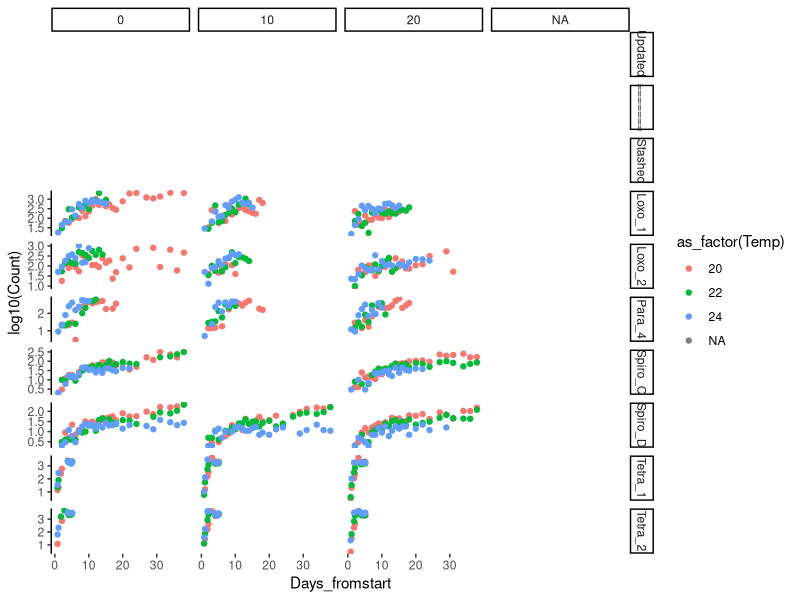
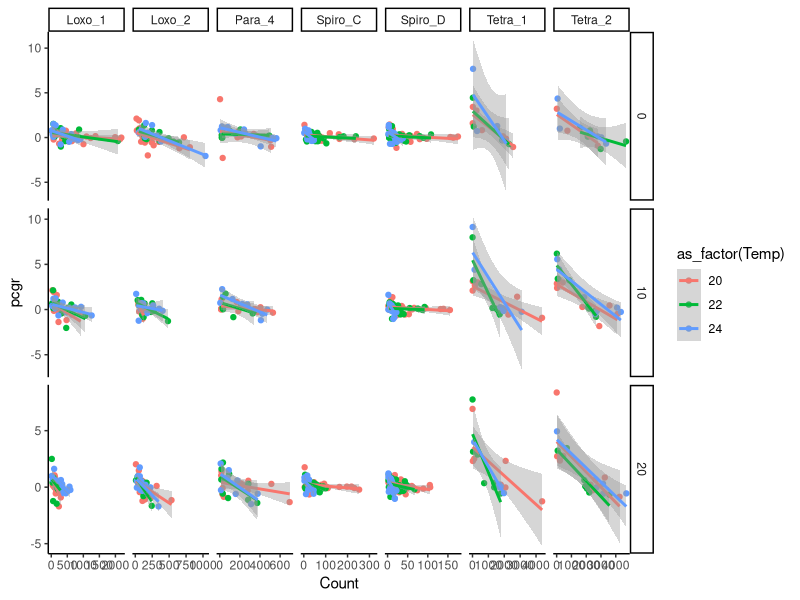
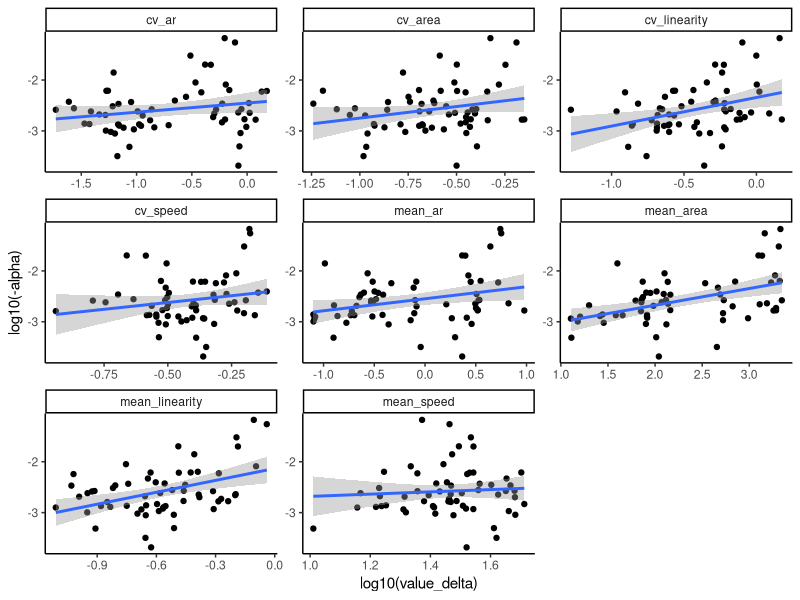

Generate these figures, in order, with R: (Note: this script raises an error after producing the figures.)
library(tidyverse)
library(lubridate)
library(mgcv)
#devtools::install_github("ctkremer/growthTools")
#library(growthTools)

# CILIATES ------
## Import data and compute pcgr----
data_cilia <- read.csv("ciliates/DIVERCE_TdB_Ciliates_Traits.csv") %>%
  group_by(Atrazine, Temp, ID_spec) %>%
  mutate(pcgr = log(lead(Count, 1)/Count)/(lead(Days_fromstart, 1)-Days_fromstart),
         .after = Count) 

## Plot growth curves ----
ggplot(data_cilia) +
  theme_classic() + 
  aes(x=Days_fromstart, y=log10(Count), 
      col=as_factor(Temp)) + 
  geom_point() + 
  facet_grid(cols = vars(Atrazine), rows = vars(ID_spec), scales="free") #, rows = vars(ID_spec)

## Kick out: ----
#1 extremely negative pcgr: (no apparent lag phase and no real crashes)
data_cilia_clean <- data_cilia %>% 
  filter(pcgr > -5)

## Check linear growth----
ggplot(data_cilia_clean) +
  theme_classic() + 
  aes(x=Count, y=pcgr, 
      col=as_factor(Temp)) + 
  geom_point() + 
  facet_grid(cols = vars(ID_spec), rows = vars(Atrazine), scales="free") +#, rows = vars(ID_spec)
  geom_smooth(method="lm")

## Compute the alphas and analyse ----
data_cilia_clean_analysis <- data_cilia_clean %>%
  group_by(Atrazine, Temp, ID_spec) %>%
  mutate(alpha = cov(Count, pcgr) / var(Count)) %>% #alphas
  mutate(igr = mean(pcgr) - alpha*mean(Count)) %>% #intrinsic growth rate
  mutate(cv_ar = sd_ar/mean_ar) %>% #compute cvs
  mutate(cv_area = sd_area/mean_area) %>%
  mutate(cv_speed = sd_speed/mean_speed) %>%
  mutate(cv_linearity = sd_linearity/mean_linearity) %>%
  select(-contains(c("sd_"))) %>%
  pivot_longer(contains(c("cv_", "mean_")), names_to = "trait", values_to = "value") %>%
  group_by(Atrazine, Temp, ID_spec, trait) %>%
  mutate(value_delta = max(value) - min(value)) %>% # change of mean and sd of traits
  summarise_all(mean, na.rm=T) 

ggplot(data_cilia_clean_analysis) + 
  theme_classic() + 
  aes(x=log10(value_delta), y=log10(-alpha)) + #col=as_factor(treat)
  geom_point() + 
  facet_wrap(.~trait, scales="free") + 
  geom_smooth(method="lm", se=T) #, rows = vars(ID_spec)

# CYANO ------
## Import data and compute pcgr----
data_cyano <- read.csv("cyanobacteria/mono_data.csv") %>%
  separate(date.time, sep=" ", into = c("date", "time")) %>%
  mutate(day = yday(date), .after = date) %>%
  select(-c(date, time)) %>%
  group_by(strain, treat) %>%
  mutate(day = day - min(day)) %>%
  mutate(pcgr = log(lead(population.mean,1)/population.mean)/(lead(day,1)-day),
         .after = population.mean) %>%
  mutate(strain_treat = paste(strain, treat, sep="_"))
#we need to make a dummy variable strain_treat because s() can only take one grouping variable

## Plot growth curves ----
ggplot(data_cyano) +
  theme_classic() + 
  aes(x=day, y=log10(population.mean), 
      col=as_factor(treat), pch=as_factor(treat)) + 
  geom_point() + 
  facet_grid(cols = vars(strain), scales="free") +
  geom_smooth(method = "gam")
#observe lag phaases and population crashes. Solution for crashes:
#fit a gam, make predictions, compute the pcgr from these predictions 
#and find the timepoint with max abundance

## Apply GAM fitting ---- 
model <- gam(log10(population.mean) ~ as_factor(strain_treat) + 
               s(day, by = as_factor(strain_treat), k=5), 
             data = data_cyano) 
data_cyano$predictions <- predict.gam(model) 
## Plot GAM predictions ----
ggplot(data_cyano) +
  theme_classic() + 
  aes(x=day, y=predictions, 
      col=as_factor(treat), pch=as_factor(treat)) + 
  geom_line() + 
  geom_point(aes(x=day, y=log10(population.mean))) + 
  facet_grid(cols = vars(strain), scales="free") #, rows = vars(ID_spec)
## Now clean based on GAM predictions: ----
# 1/remove all data for timepoints after peak abundance. 
# Note that pcgr on last day will remain there.
# 2/remove lag phase data 
data_cyano_clean <- data_cyano %>%
  group_by(strain, treat) %>%
  mutate(pcgr_pred = (lead(predictions,1) - predictions)/(lead(day,1) - day), .after = pcgr) %>%
  filter(day < max(day*(predictions==max(predictions)))) %>%
  mutate(lag_test = min(day*(ifelse(abs(pcgr_pred)>1e-1, TRUE, NA)), na.rm=T), .after = pcgr_pred) %>%
  filter(day >= lag_test)
## Plot the clean data ----
ggplot(data_cyano_clean) +
  theme_classic() + 
  aes(x=day, y=log10(population.mean), 
      col=as_factor(treat), pch=as_factor(treat)) + 
  geom_point() + 
  facet_grid(cols = vars(strain), scales="free") #, rows = vars(ID_spec)

## Now compute the alpha's and analyse----
data_cyano_analysed <- data_cyano_clean %>%
  mutate(FSC.HLin.cv = FSC.HLin.sd/FSC.HLin.mean) %>%
  mutate(SSC.HLin.cv = SSC.HLin.sd/FSC.HLin.mean) %>%
  mutate(GRN.B.HLin.cv = GRN.B.HLin.sd/GRN.B.HLin.mean) %>%
  mutate(YEL.B.HLin.cv = YEL.B.HLin.sd/YEL.B.HLin.mean) %>%
  mutate(RED.B.HLin.cv = RED.B.HLin.sd/RED.B.HLin.mean) %>%
  mutate(RED.R.HLin.cv = RED.R.HLin.sd/RED.R.HLin.mean) %>%
  select(-contains(c("NIR."))) %>% #kick out NIR data
  group_by(strain, treat) %>%
  mutate(alpha = cov(population.mean, pcgr) / var(population.mean)) %>% #alphas
  mutate(igr = mean(pcgr) - alpha*mean(population.mean)) %>% #intrinsic growth rate
  select(-contains(c(".sd", "population"))) %>%
  pivot_longer(contains(c(".cv", ".mean")), names_to = "trait", values_to = "value") %>%
  group_by(strain, treat, trait) %>%
  mutate(value_delta = max(value) - min(value)) %>% # change of mean and sd of traits
  summarise_all(mean, na.rm=T) 

ggplot(data_cyano_analysed) + 
  theme_classic() + 
  aes(x=log10(value_delta), y=log10(-alpha)) + #col=as_factor(treat)
  geom_point() + 
  facet_wrap(.~trait, scales="free") + 
  geom_smooth(method="lm", se=T) #, rows = vars(ID_spec)
